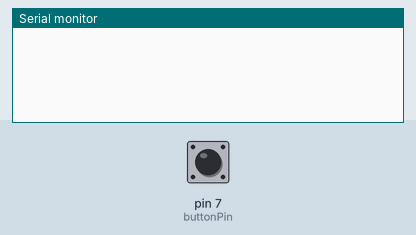
Simulated run of this sketch. Board: Arduino Uno, built with avr-gcc and run on an emulated ATmega328P. Parts: the last lines printed to the serial monitor. Inputs (shaded band) come from the test bench; at power-on: pin 7 (buttonPin) HIGH.

Above: at 1.2 s.
1.3 s: pin 7 (buttonPin) pulled LOW for 0.15 s
At 2.4 s:
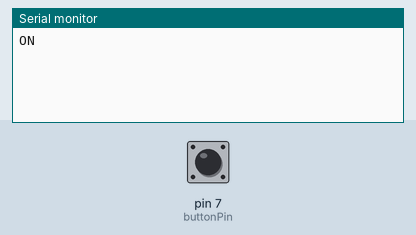
2.9 s: pin 7 (buttonPin) pulled LOW for 1 s
At 3.6 s:
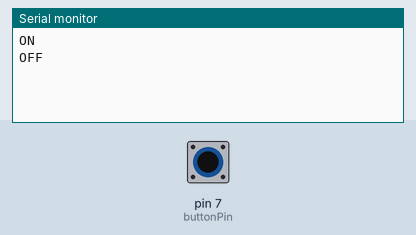

Measured:
- after the input at 1.3 s, the serial monitor: prints a new line at once (image 1)
- after the input at 2.9 s, the serial monitor: prints a new line at once (image 2)

The sketch:

push_button.ino
```cpp
const int buttonPin = 7;

int buttonState = HIGH;
int lastButtonState = HIGH;
bool toggleState = false;

void setup() {
  Serial.begin(9600);
  pinMode(buttonPin, INPUT_PULLUP);
}

void loop() {
  buttonState = digitalRead(buttonPin);

  if (lastButtonState == HIGH && buttonState == LOW) {
    toggleState = !toggleState;

    if (toggleState) {
      Serial.println("ON");
    } else {
      Serial.println("OFF");
    }
  }

  lastButtonState = buttonState;
  delay(50);
}
```
